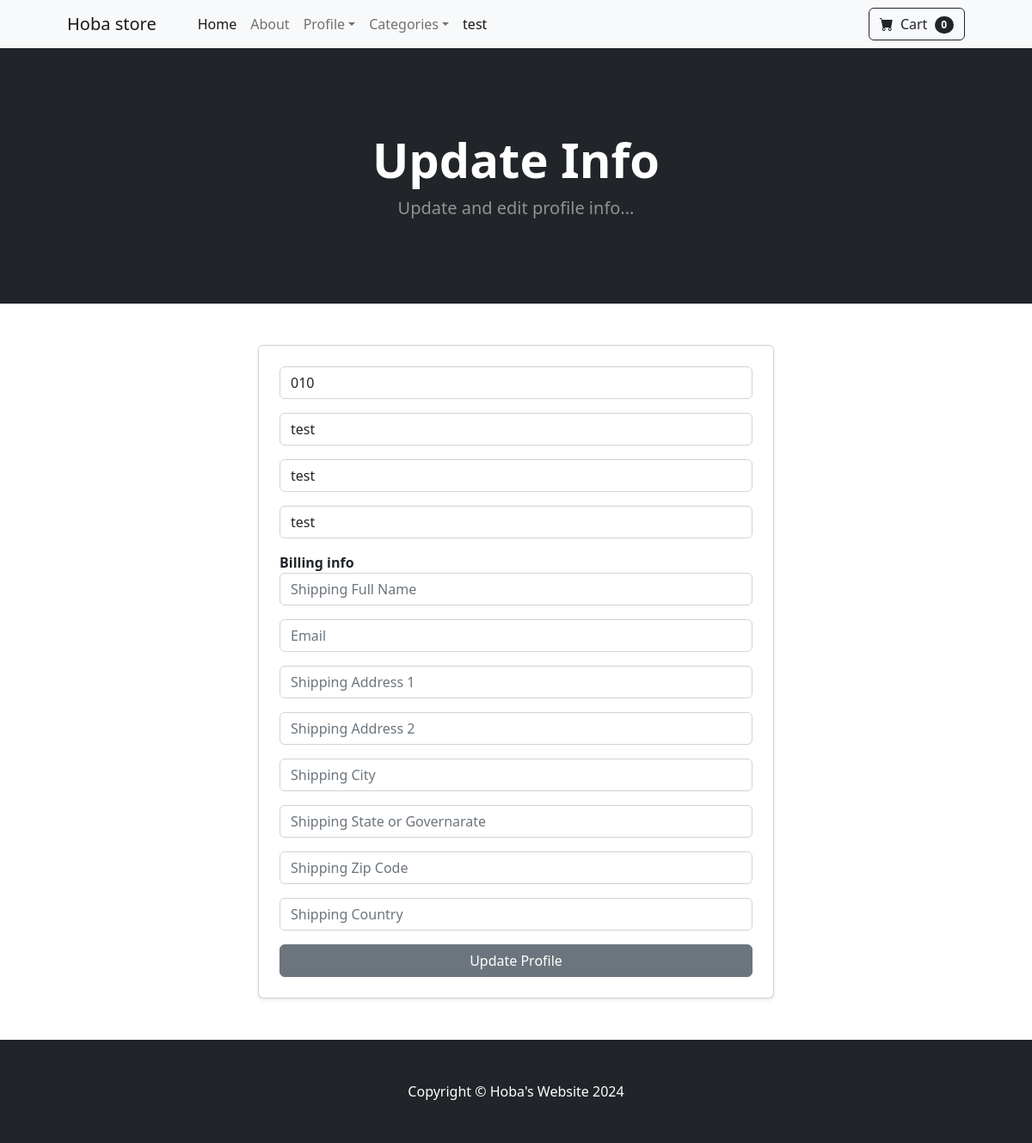
Before: /update_info/ (signed in) with the older database file.
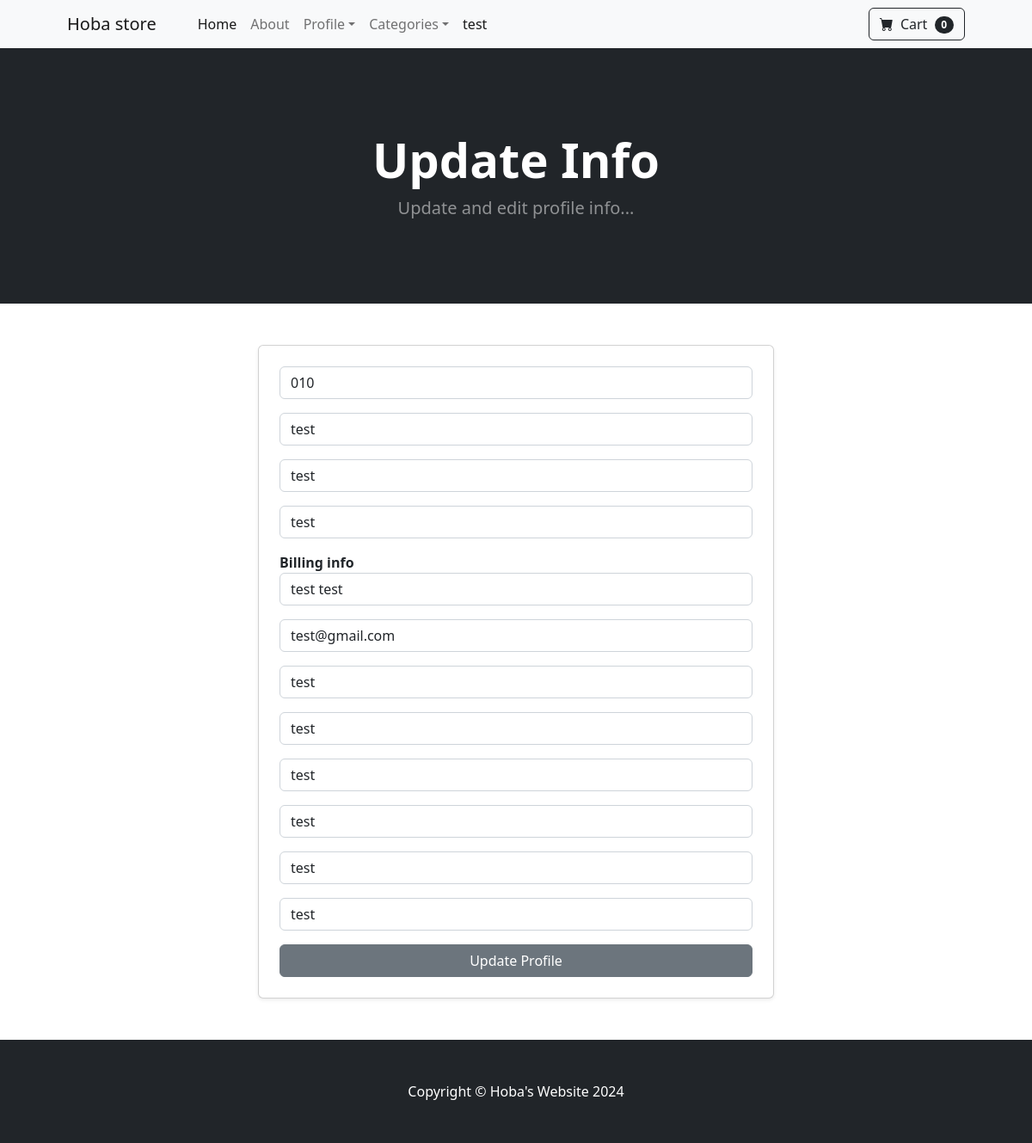
After: the same page with the newer database file.
### payment/models.py (models this page shows, shortened)
class ShippingAddress(models.Model):
    user = models.ForeignKey(User, on_delete=models.CASCADE, blank=True, null=True)
    shipping_full_name = models.CharField(max_length=255)
    shipping_email = models.CharField(max_length=255)
    shipping_address1 = models.CharField(max_length=255)
    shipping_address2 = models.CharField(max_length=255, null=True, blank=True)
    shipping_city = models.CharField(max_length=255)
    shipping_state = models.CharField(max_length=255, blank= True, null=True)
    shipping_zipcode = models.CharField(max_length=255, blank=True, null=True)
    shipping_country = models.CharField(max_length=255)
    class Meta:
        verbose_name_plural = 'Shipping Address'

### store/views.py (the view)
# urls.py: path('update_info/', views.update_info, name='update_info'),
def update_info(request):
    if request.user.is_authenticated: # check if current user is logged in
        current_user = Profile.objects.get(user__id=request.user.id) # get current user unique id to match the user's id
        try:
            shipping_user = ShippingAddress.objects.get(user__id=request.user.id)
        except ShippingAddress.DoesNotExist:
            shipping_user = ShippingAddress(user=request.user)
        form = UserInfoForm(request.POST or None, instance=current_user) # get the form for the user (using their id)
        shipping_form = ShippingForm(request.POST or None, instance=shipping_user)
        print(f"Shipping ID: {shipping_user.id}")
        if form.is_valid() and shipping_form.is_valid():
            form.save()
            shipping_form.save()
            messages.success(request, "Your details are saved successfully!")
            return redirect('home')
        return render(request, 'users/update_info.html', {'form': form, 'shipping_form': shipping_form})
    messages.error(request, "You must be logged first!")
    return redirect('update_info')

### store/forms.py
class UserInfoForm(forms.ModelForm):
    phone = forms.CharField(label='', widget=forms.TextInput(attrs={'class':'form-control', 'placeholder':'Phone Number'}), required=False)
    address = forms.CharField(label='', widget=forms.TextInput(attrs={'class':'form-control', 'placeholder':'Address'}), required=False)
    city = forms.CharField(label='', widget=forms.TextInput(attrs={'class':'form-control', 'placeholder':'City'}), required=False)
    governorate = forms.CharField(label='', widget=forms.TextInput(attrs={'class':'form-control', 'placeholder':'Governorate or State'}), required=False)
    class Meta:
        model = Profile
        fields = ('phone', 'address', 'city', 'governorate',)

### cart/cart.py (called while the page is built)
    def __len__(self):
        return len(self.cart)

### cart/context_processors.py (called while the page is built)
def cart(request):
    return {'cart': Cart(request)}

### store/templates/users/update_info.html (shortened to what this page needs)
{% extends "base.html" %}
{% block content %}
<header class="bg-dark py-5 mb-5">
    <div class="container px-4 px-lg-5 my-5">
        <div class="text-center text-white">
            <h1 class="display-4 fw-bolder">Update Info</h1>
            <p class="lead fw-normal text-white-50 mb-0">Update and edit profile info...</p>
        </div>
    </div>
</header>
<div class='col-md-6 offset-md-3'>
    <div class='card shadow-sm p-4'>
        <form method="POST" action='{% url "update_info" %}'>
            {{ form.as_p }}
            <strong>
                Billing info
            </strong>
            {{ shipping_form.as_p }}
            <button type="submit" class="btn btn-secondary w-100">Update Profile</button>
        </form>
    </div>
</div>
{% endblock content %}

Changed rows visible on the page:
added ShippingAddress: shipping_full_name "test test", shipping_email "test@gmail.com", shipping_address1 "test", shipping_address2 "test", shipping_city "test", shipping_state "test", shipping_zipcode "test", shipping_country "test"
